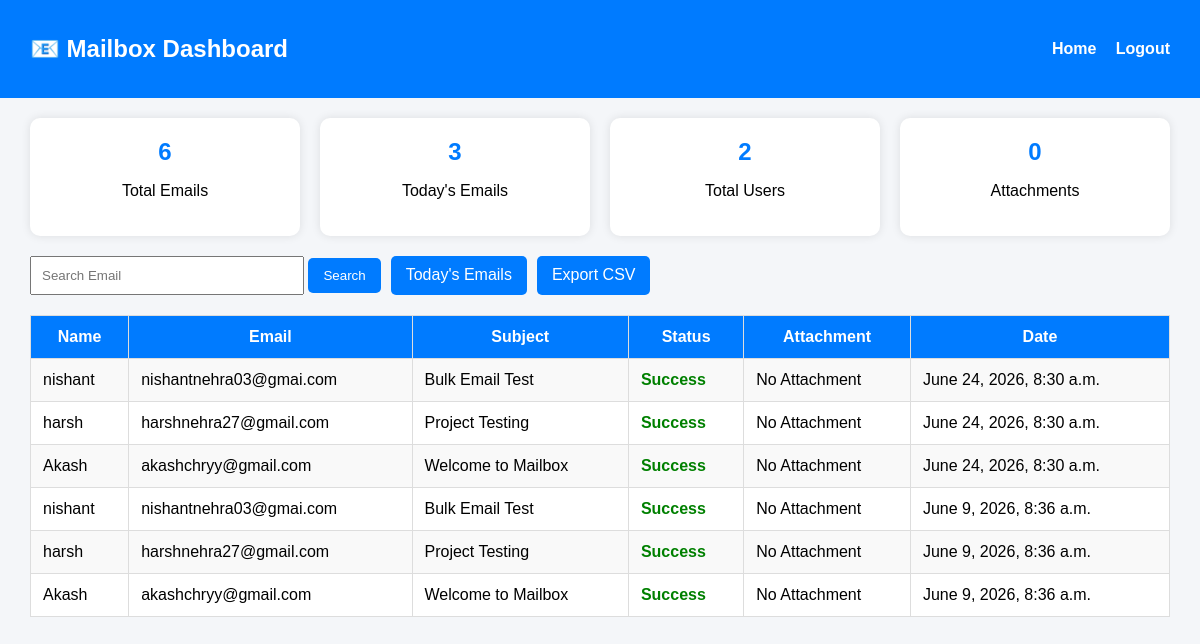
Page /history/ (signed in) on the committed database.
### mailbox_app/models.py (models this page shows, shortened)
class EmailHistory(models.Model):
    user = models.ForeignKey(
        User,
        on_delete=models.CASCADE
    )
    recipient_name = models.CharField(
        max_length=255,
        blank=True,
        null=True
    )
    recipient = models.EmailField()
    subject = models.CharField(
        max_length=255
    )
    message = models.TextField()
    attachment = models.FileField(
        upload_to='attachments/',
        blank=True,
        null=True
    )
    status = models.CharField(
        max_length=20
    )
    sent_at = models.DateTimeField(
        auto_now_add=True
    )

### mailbox_app/views.py (the view)
# urls.py: path('history/', history_view, name='history'),
@login_required(login_url='/login/')
def history_view(request):
    emails = EmailHistory.objects.filter(
        user=request.user
    ).order_by('-sent_at')
    search = request.GET.get('search')
    if search:
        emails = emails.filter(
            recipient__icontains=search
        )
    filter_type = request.GET.get('filter')
    if filter_type == 'today':
        emails = emails.filter(
            sent_at__date=timezone.now().date()
        )
    total_emails = EmailHistory.objects.filter(
        user=request.user
    ).count()
    today_emails = EmailHistory.objects.filter(
        user=request.user,
        sent_at__date=timezone.now().date()
    ).count()
    total_users = User.objects.count()
    total_attachments = EmailHistory.objects.exclude(
        attachment=''
    ).count()
    return render(
        request,
        'history.html',
        {
            'emails': emails,
            'total_emails': total_emails,
            'today_emails': today_emails,
            'total_users': total_users,
            'total_attachments': total_attachments,
        }
    )

### templates/history.html (shortened to what this page needs)
<!DOCTYPE html>
<html>
<head>
</head>
<body>
<div class="navbar">
    <h2>📧 Mailbox Dashboard</h2>
    <div>
        <a href="{% url 'home' %}">
            Home
        </a>
        <a href="{% url 'logout' %}">
            Logout
        </a>
    </div>
</div>
<div class="container">
    <div class="stats">
        <div class="card">
            <h2>{{ total_emails }}</h2>
            <p>Total Emails</p>
        </div>
        <div class="card">
            <h2>{{ today_emails }}</h2>
            <p>Today's Emails</p>
        </div>
        <div class="card">
            <h2>{{ total_users }}</h2>
            <p>Total Users</p>
        </div>
        <div class="card">
            <h2>{{ total_attachments }}</h2>
            <p>Attachments</p>
        </div>
    </div>
    <div class="actions">
        <form method="GET">
            <input
                type="text"
                name="search"
                placeholder="Search Email"
            >
            <button type="submit">
                Search
            </button>
        </form>
        <a
            href="?filter=today"
            class="btn"
        >
            Today's Emails
        </a>
        <a
            href="{% url 'export_csv' %}"
            class="btn"
        >
            Export CSV
        </a>
    </div>
    <table>
        <tr>
            <th>Name</th>
            <th>Email</th>
            <th>Subject</th>
            <th>Status</th>
            <th>Attachment</th>
            <th>Date</th>
        </tr>
        {% for email in emails %}
        <tr>
            <td>
                {{ email.recipient_name }}
            </td>
            <td>
                {{ email.recipient }}
            </td>
            <td>
                {{ email.subject }}
            </td>
            <td class="status">
                {{ email.status }}
            </td>
            <td>
                {% if email.attachment %}
                <a
                    href="{{ email.attachment.url }}"
                >
                    Download
                </a>
                {% else %}
                No Attachment
                {% endif %}
            </td>
            <td>
                {{ email.sent_at }}
            </td>
        </tr>
        {% empty %}
        <tr>
            <td colspan="6">
                No email history found.
            </td>
        </tr>
        {% endfor %}
    </table>
</div>
</body>
</html>

### templates/history.html (style rules this page uses)
body { font-family:Arial,sans-serif; background:#f4f6f9; margin:0; padding:0; }
.navbar { background:#007bff; color:white; padding:15px 30px; display:flex; justify-content:space-between; align-items:center; }
.navbar a { color:white; text-decoration:none; margin-left:15px; font-weight:bold; }
.container { width:95%; margin:20px auto; }
.stats { display:flex; gap:20px; margin-bottom:20px; }
.card { flex:1; background:white; padding:20px; border-radius:10px; box-shadow:0 0 10px rgba(0,0,0,0.1); text-align:center; }
.card h2 { color:#007bff; margin:0; }
.actions { margin-bottom:20px; display:flex; gap:10px; flex-wrap:wrap; }
input[type="text"] { padding:10px; width:250px; }
button, .btn { padding:10px 15px; background:#007bff; color:white; border:none; text-decoration:none; cursor:pointer; border-radius:5px; }
table { width:100%; border-collapse:collapse; background:white; }
th,td { border:1px solid #ddd; padding:12px; }
th { background:#007bff; color:white; }
tr:nth-child(even) { background:#f9f9f9; }
.status { color:green; font-weight:bold; }

### rows in the picture
EmailHistory: recipient_name "nishant", recipient "nishantnehra03@gmai.com", subject "Bulk Email Test", status "Success", attachment "No Attachment", sent_at "June 24, 2026, 8:30 a.m."
EmailHistory: recipient_name "harsh", recipient "harshnehra27@gmail.com", subject "Project Testing", status "Success", attachment "No Attachment", sent_at "June 24, 2026, 8:30 a.m."
EmailHistory: recipient_name "Akash", recipient "akashchryy@gmail.com", subject "Welcome to Mailbox", status "Success", attachment "No Attachment", sent_at "June 24, 2026, 8:30 a.m."
EmailHistory: recipient_name "nishant", recipient "nishantnehra03@gmai.com", subject "Bulk Email Test", status "Success", attachment "No Attachment", sent_at "June 9, 2026, 8:36 a.m."
EmailHistory: recipient_name "harsh", recipient "harshnehra27@gmail.com", subject "Project Testing", status "Success", attachment "No Attachment", sent_at "June 9, 2026, 8:36 a.m."
EmailHistory: recipient_name "Akash", recipient "akashchryy@gmail.com", subject "Welcome to Mailbox", status "Success", attachment "No Attachment", sent_at "June 9, 2026, 8:36 a.m."

### other values in the picture
{{ total_emails }} "6"
{{ today_emails }} "3"
{{ total_users }} "2"
{{ total_attachments }} "0"
